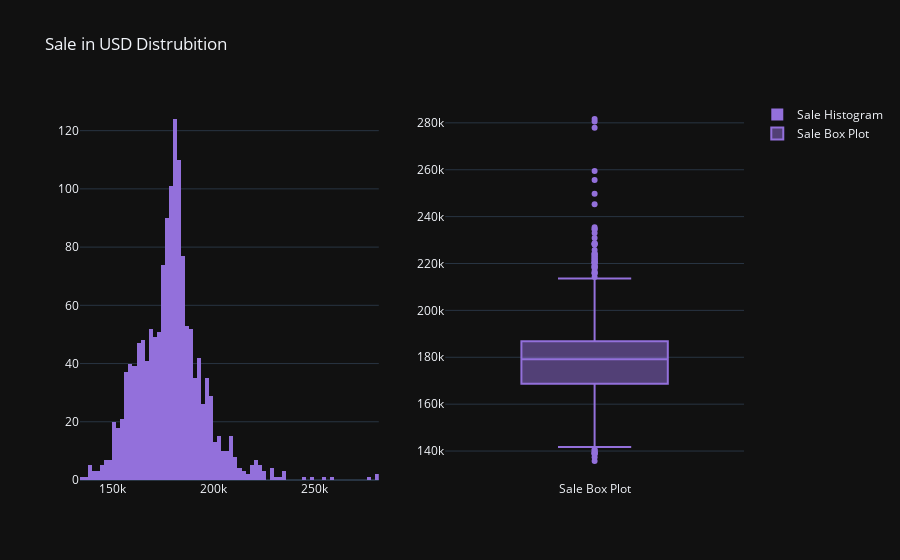

The notebook cell this image was saved under:
### Markdown cell above
### House Price (Ev Fiyatları USD)

### Code cell
##Ev Fiyatlarının Histogramı

fig = make_subplots(rows=1, cols=2)

fig.add_trace(go.Histogram(x=df_SalePrice["SalePrice"], name ="Sale Histogram", marker_color= "MediumPurple"),
              row = 1, col=1)

fig.add_trace(go.Box(y=df_SalePrice["SalePrice"], name = "Sale Box Plot", marker_color = "MediumPurple"),
             row =1, col=2)

fig.update_layout(title_text= "Sale in USD Distrubition", template = "plotly_dark")
fig.show()

### Figure 1 — Plotly figure (JSON) as saved in the notebook; plotly's stock layout.template omitted (floating-point values rounded to 4 significant figures; data arrays with more than 128 entries replaced by an {"elided": "..."} marker saying what was removed)
{"data": [{"marker": {"color": "MediumPurple"}, "name": "Sale Histogram", "type": "histogram", "x": {"elided": "1459 float values"}, "xaxis": "x", "yaxis": "y"}, {"marker": {"color": "MediumPurple"}, "name": "Sale Box Plot", "type": "box", "xaxis": "x2", "y": {"elided": "1459 float values"}, "yaxis": "y2"}], "layout": {"autosize": true, "title": {"text": "Sale in USD Distrubition"}, "xaxis": {"anchor": "y", "autorange": true, "domain": [0, 0.45], "range": [134000, 282000], "type": "linear"}, "xaxis2": {"anchor": "y2", "autorange": true, "domain": [0.55, 1], "range": [-0.5, 0.5], "type": "category"}, "yaxis": {"anchor": "x", "autorange": true, "domain": [0, 1], "range": [0, 130.5]}, "yaxis2": {"anchor": "x2", "autorange": true, "domain": [0, 1], "range": [127600.0, 289700.0], "type": "linear"}}}
